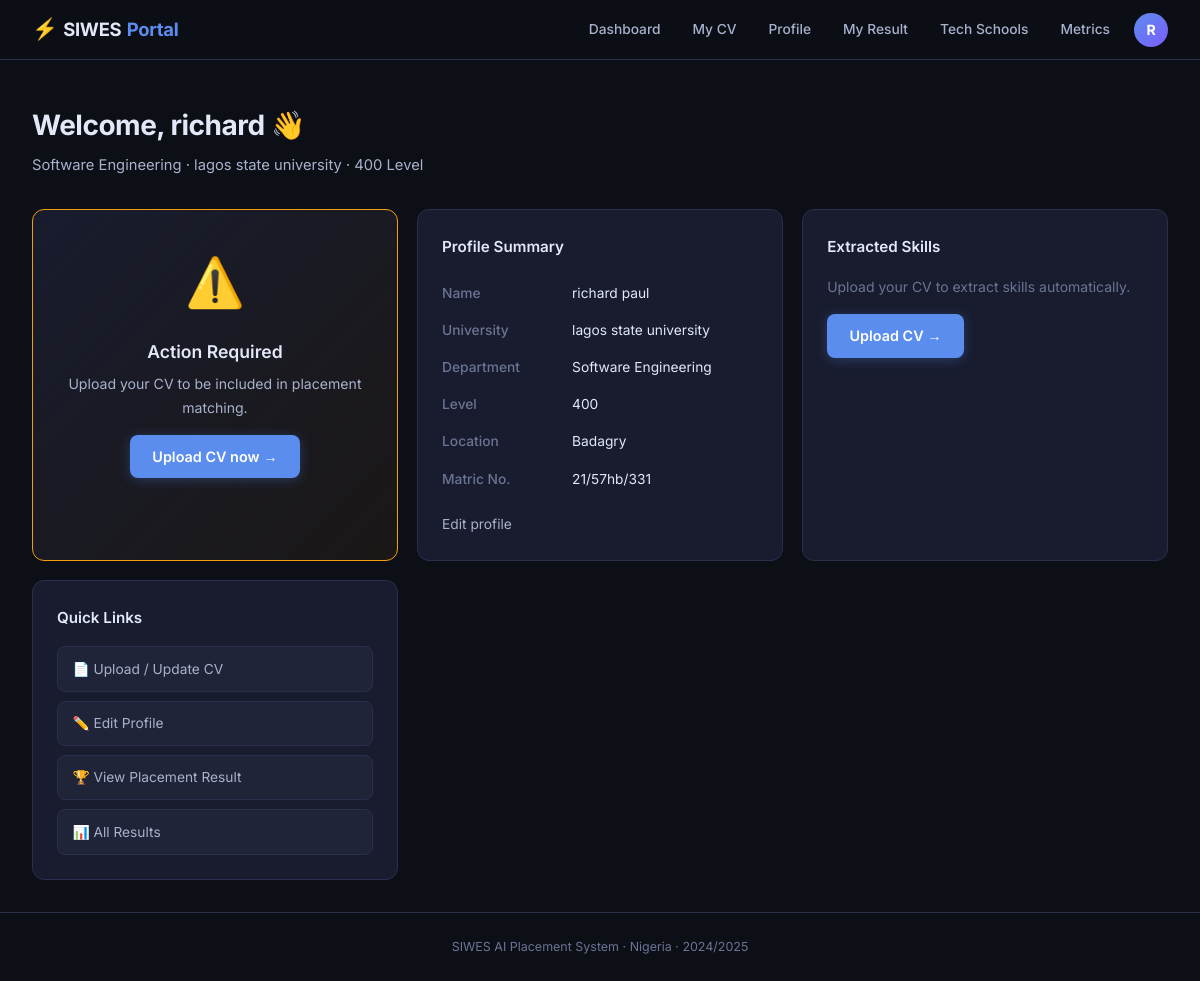
Page /student/dashboard (signed in) on the committed database.
### models.py (models this page shows, shortened)
class User(UserMixin, Base):
    __tablename__ = "users"
    id            = Column(Integer, primary_key=True)
    email         = Column(String(120), unique=True, nullable=False)
    password_hash = Column(String(256), nullable=False)
    role          = Column(String(20), nullable=False)
    is_active     = Column(Boolean, default=True)
    created_at    = Column(DateTime, default=datetime.utcnow)
    student = relationship("Student", back_populates="user", uselist=False)
    company = relationship("Company",  back_populates="user",  uselist=False)
    school  = relationship("TechSchool", back_populates="user", uselist=False)

class Student(Base):
    __tablename__ = "students"
    id          = Column(Integer, primary_key=True)
    user_id     = Column(Integer, ForeignKey("users.id"), unique=True, nullable=False)
    name        = Column(String(100), nullable=False)
    email       = Column(String(120), unique=True, nullable=False)
    phone       = Column(String(20))
    university  = Column(String(150), nullable=False)
    department  = Column(String(100), nullable=False)
    level       = Column(Integer, nullable=False)
    state       = Column(String(50), nullable=False)
    location    = Column(String(100), nullable=False)
    matric_no   = Column(String(30), unique=True)
    bio         = Column(Text)
    linkedin    = Column(String(200))
    github      = Column(String(200))
    track       = Column(String(20), default="placement")
    created_at  = Column(DateTime, default=datetime.utcnow)
    user          = relationship("User", back_populates="student")
    cv            = relationship("CV", back_populates="student", uselist=False)
    placements    = relationship("Placement", back_populates="student")
    test_attempts = relationship("TestAttempt", back_populates="student")
    school_enrollments = relationship("SchoolEnrollment", back_populates="student")

### blueprints/student.py (the view)
@student_bp.route("/dashboard")
@login_required
def dashboard():
    if current_user.role != "student":
        return redirect(url_for("admin.dashboard"))
    db = SessionLocal()
    try:
        student = _get_student(db)
        placement = (db.query(Placement)
                     .filter_by(student_id=student.id)
                     .order_by(Placement.created_at.desc())
                     .first()) if student else None
        company = db.query(Company).filter_by(id=placement.company_id).first() if placement else None
        jd      = db.query(JobDescription).filter_by(id=placement.job_description_id).first() if placement else None
        return render_template("student/dashboard.html",
                               student=student, placement=placement,
                               company=company, jd=jd)
    finally:
        db.close()

### blueprints/student.py (called while the page is built)
def _get_student(db):
    return db.query(Student).filter_by(user_id=current_user.id).first()

### templates/student/dashboard.html (shortened to what this page needs)
{% extends "base.html" %}
{% block content %}
<div class="page-header">
  <h1>Welcome, {{ student.name.split()[0] if student else "Student" }} 👋</h1>
  <p>{{ student.department }} · {{ student.university }} · {{ student.level }} Level</p>
</div>
<div class="dash-grid">
  <div class="card status-card {% if placement %}placed{% elif student and student.cv %}ready{% else %}incomplete{% endif %}">
    {% if placement %}
      <div class="status-icon">✅</div>
      <h3>Placement Confirmed</h3>
      <p>You have been matched to <strong>{{ company.name }}</strong></p>
      <p class="score-line">Match score: <strong>{{ "%.1f"|format(placement.match_score * 100) }}%</strong></p>
      <a href="{{ url_for('student.result') }}" class="btn-primary">View full result →</a>
    {% elif student and student.cv %}
      <div class="status-icon">🕐</div>
      <h3>Profile Ready</h3>
      <p>Your CV is uploaded. Awaiting the next placement run.</p>
      <a href="{{ url_for('student.upload_cv') }}" class="btn-outline">Update CV</a>
    {% else %}
      <div class="status-icon">⚠️</div>
      <h3>Action Required</h3>
      <p>Upload your CV to be included in placement matching.</p>
      <a href="{{ url_for('student.upload_cv') }}" class="btn-primary">Upload CV now →</a>
    {% endif %}
  </div>
  <div class="card">
    <h3>Profile Summary</h3>
    {% if student %}
    <table class="info-table">
      <tr><td>Name</td><td>{{ student.name }}</td></tr>
      <tr><td>University</td><td>{{ student.university }}</td></tr>
      <tr><td>Department</td><td>{{ student.department }}</td></tr>
      <tr><td>Level</td><td>{{ student.level }}</td></tr>
      <tr><td>Location</td><td>{{ student.location }}</td></tr>
      <tr><td>Matric No.</td><td>{{ student.matric_no or "—" }}</td></tr>
    </table>
    {% endif %}
    <a href="{{ url_for('student.profile') }}" class="btn-ghost mt">Edit profile</a>
  </div>
  <div class="card">
    <h3>Extracted Skills</h3>
    {% if student and student.cv %}
      <div class="skill-tags">
        {% for skill in student.cv.get_skills() %}
          <span class="tag">{{ skill }}</span>
        {% else %}
          <p class="muted">No skills extracted yet. Upload your CV.</p>
        {% endfor %}
      </div>
      <a href="{{ url_for('student.upload_cv') }}" class="btn-ghost mt">Update skills</a>
    {% else %}
      <p class="muted">Upload your CV to extract skills automatically.</p>
      <a href="{{ url_for('student.upload_cv') }}" class="btn-primary mt">Upload CV →</a>
    {% endif %}
  </div>
  <div class="card">
    <h3>Quick Links</h3>
    <div class="quick-links">
      <a href="{{ url_for('student.upload_cv') }}" class="quick-link">📄 Upload / Update CV</a>
      <a href="{{ url_for('student.profile') }}" class="quick-link">✏️ Edit Profile</a>
      <a href="{{ url_for('student.result') }}" class="quick-link">🏆 View Placement Result</a>
      <a href="{{ url_for('placement.results') }}" class="quick-link">📊 All Results</a>
    </div>
  </div>
</div>
{% endblock %}

### templates/base.html (shortened to what this page needs)
<!DOCTYPE html>
<html lang="en" x-data="{ mobileOpen: false }">
<head>
  <link rel="stylesheet" href="{{ url_for('static', filename='css/style.css') }}"/>
</head>
<body>
<nav class="navbar">
  <a class="brand" href="/">
    <span class="brand-icon">⚡</span>SIWES<span class="brand-accent">Portal</span>
  </a>
  <div class="nav-links desktop-nav">
    {% if current_user.is_authenticated %}
      {% if current_user.role == "student" %}
        <a href="{{ url_for('student.dashboard') }}" class="nav-link">Dashboard</a>
        <a href="{{ url_for('student.upload_cv') }}"  class="nav-link">My CV</a>
        <a href="{{ url_for('student.profile') }}"    class="nav-link">Profile</a>
        <a href="{{ url_for('student.result') }}"     class="nav-link">My Result</a>
        <a href="{{ url_for('schools.listing') }}"    class="nav-link">Tech Schools</a>
        <a href="{{ url_for('placement.evaluation') }}" class="nav-link">Metrics</a>
      {% endif %}
      <div class="nav-user" x-data="{ open: false }" @click.outside="open = false">
        <button class="nav-avatar" @click="open = !open" aria-label="Account menu">
          {{ current_user.email[0].upper() }}
        </button>
      </div>
    {% else %}
      <a href="{{ url_for('auth.login') }}" class="nav-link">Log in</a>
      <a href="{{ url_for('auth.register_student') }}" class="btn-nav">Join as Student</a>
    {% endif %}
  </div>
</nav>
<div class="flash-container" x-data>
</div>
<main class="main">
  {% block content %}{% endblock %}
</main>
<footer class="footer">
  <p>SIWES AI Placement System · Nigeria · 2024/2025</p>
</footer>
</body>
</html>

### static/css/style.css (style rules this page uses)
:root { --bg:#0d0f17;--bg2:#11141f;--surface:#181c2e;--surface2:#1f2438;--surface3:#252a42; --border:#2a2f4e;--border2:#353a5c;--accent:#5b8dee;--accent-dim:rgba(91,141,238,.12); --accent2:#7c5cfc;--green:#22c55e;--green-dim:rgba(34,197,94,.12);--red:#ef4444; --red-dim:rgba(239,68,68,.12);--amber:#f59e0b;--amber-dim:rgba(245,158,11,.12); --text:#e2e8f8;--text2:#a8b2cc;--muted:#6b7494;--radius:12px;--radius-sm:8px; --radius-lg:16px;--shadow:0 8px 32px rgba(0,0,0,.45);--nav-h:60px;--font:'Inter',sans-serif; }
*,*::before,*::after { box-sizing:border-box;margin:0;padding:0 }
html { scroll-behavior:smooth }
body { font-family:var(--font);background:var(--bg);color:var(--text);min-height:100vh; display:flex;flex-direction:column;font-size:14px;line-height:1.65;-webkit-font-smoothing:antialiased }
a { color:inherit;text-decoration:none }
button { font-family:var(--font);cursor:pointer }
.navbar { position:sticky;top:0;z-index:200;height:var(--nav-h);display:flex; align-items:center;justify-content:space-between;padding:0 2rem; background:rgba(13,15,23,.9);backdrop-filter:blur(16px);border-bottom:1px solid var(--border) }
.brand { font-size:1.15rem;font-weight:700;display:flex;align-items:center;gap:.35rem;letter-spacing:-.3px }
.brand-icon { font-size:1.3rem }
.brand-accent { color:var(--accent) }
.desktop-nav { display:flex;align-items:center;gap:1rem }
.nav-link { color:var(--text2);font-size:.86rem;font-weight:500;padding:.35rem .5rem; border-radius:6px;transition:color .18s,background .18s }
.nav-avatar { width:34px;height:34px;border-radius:50%; background:linear-gradient(135deg,var(--accent),var(--accent2)); border:none;color:#fff;font-weight:700;font-size:.88rem;cursor:pointer;transition:opacity .2s }
.nav-user { position:relative }
.flash-container { padding:.6rem 2rem 0;display:flex;flex-direction:column;gap:.4rem }
.main { flex:1;padding:2rem;max-width:1280px;margin:0 auto;width:100% }
.footer { text-align:center;padding:1.5rem;color:var(--muted);font-size:.78rem; border-top:1px solid var(--border);margin-top:auto }
.page-header { margin-bottom:2rem }
.page-header h1 { font-size:1.75rem;font-weight:700;letter-spacing:-.5px }
.page-header p { color:var(--text2);margin-top:.3rem;font-size:.92rem }
.btn-primary { background:var(--accent);color:#fff;border:none;padding:.62rem 1.4rem; border-radius:var(--radius-sm);font-size:.9rem;font-weight:600;cursor:pointer; transition:opacity .18s,transform .15s,box-shadow .18s;display:inline-flex; align-items:center;gap:.4rem;box-shadow:0 2px 12px rgba(91,141,238,.3) }
.btn-ghost { color:var(--text2);font-size:.86rem;transition:color .18s; display:inline-flex;align-items:center;gap:.3rem }
.card { background:var(--surface);border:1px solid var(--border);border-radius:var(--radius); padding:1.5rem;transition:border-color .2s }
.card h3 { font-size:.95rem;font-weight:600;margin-bottom:1rem;color:var(--text) }
.dash-grid { display:grid;grid-template-columns:repeat(auto-fill,minmax(280px,1fr));gap:1.2rem }
.status-card { text-align:center;padding:2rem }
.status-card.incomplete { border-color:var(--amber);background:linear-gradient(135deg,var(--surface),rgba(245,158,11,.06)) }
.status-icon { font-size:3rem;margin-bottom:1rem;display:block }
.status-card h3 { font-size:1.1rem;font-weight:600;margin-bottom:.4rem }
.status-card p { color:var(--text2);font-size:.88rem;margin-bottom:1rem }
.info-table { width:100%;border-collapse:collapse;font-size:.86rem }
.info-table td { padding:.45rem 0;vertical-align:top }
.info-table td:first-child { color:var(--muted);width:130px;font-weight:500 }
.quick-links { display:flex;flex-direction:column;gap:.55rem }
.quick-link { display:flex;align-items:center;gap:.7rem;padding:.65rem .9rem; background:var(--surface2);border:1px solid var(--border);border-radius:var(--radius-sm); color:var(--text2);font-size:.86rem;transition:border-color .15s,color .15s }
.muted { color:var(--muted)!important }
.mt { margin-top:1rem }

### rows in the picture
User: email "R"
Student: name "richard", department "Software Engineering", university "lagos state university", level "400", name "richard paul", location "Badagry", matric_no "21/57hb/331"
